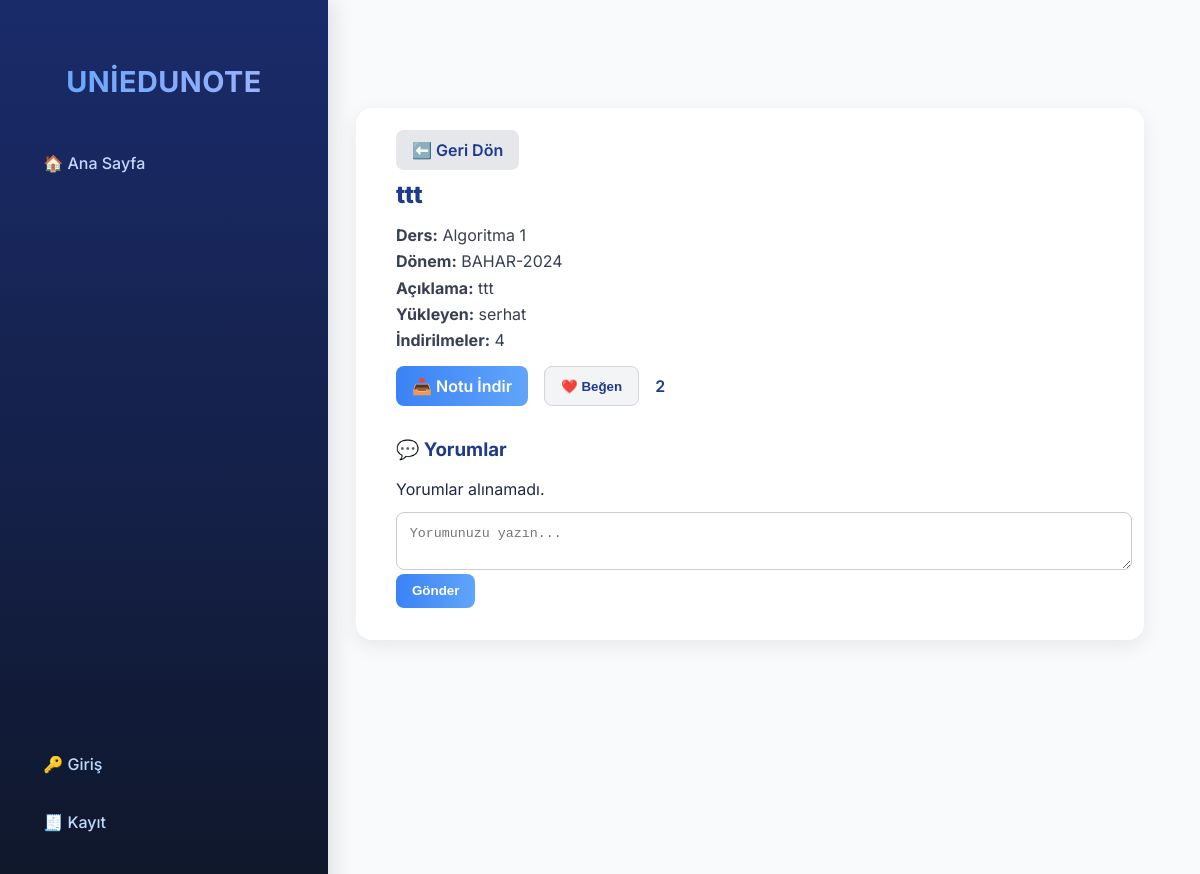
The page /notes/2/ on the database as committed earlier.
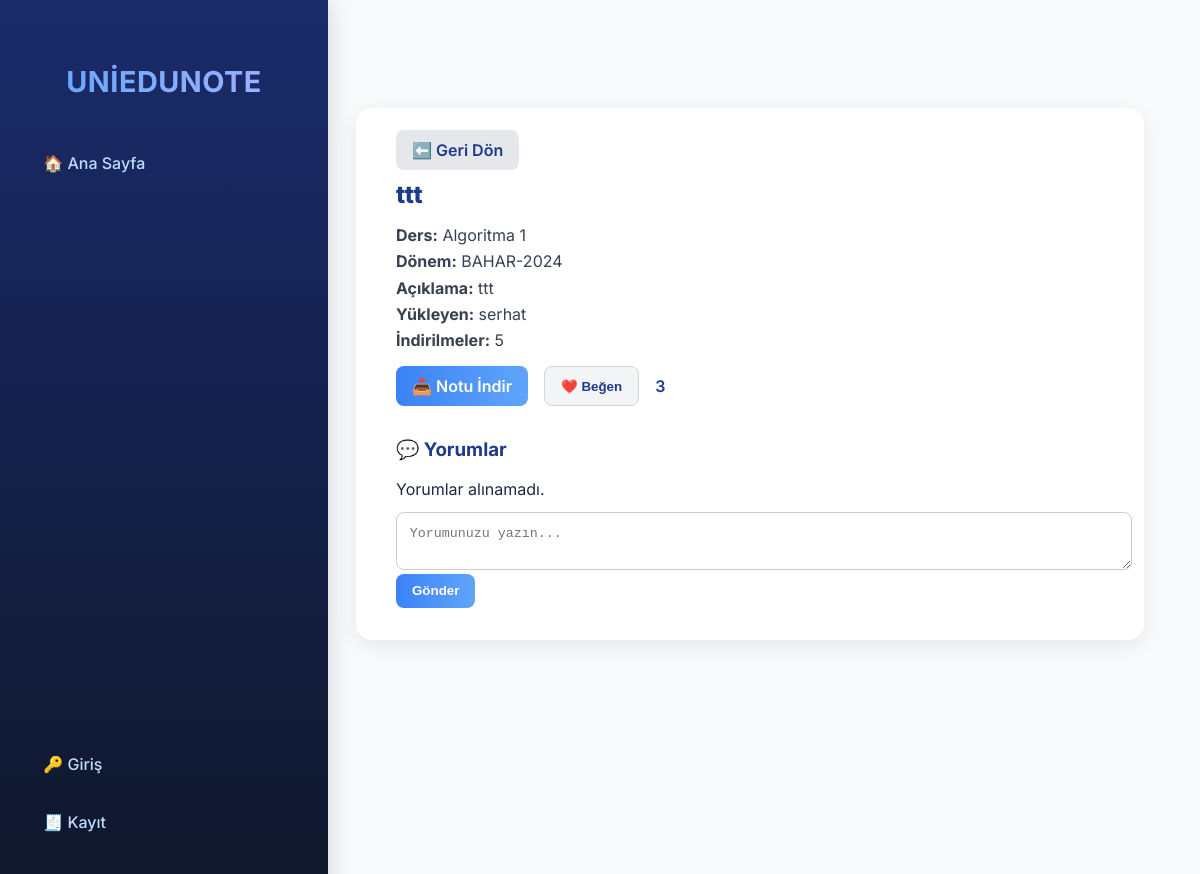
The same page on the database as committed later.
### notes/models.py (models this page shows, shortened)
class Note(models.Model):
    SEMESTER_CHOICES = [
        ('BAHAR-2024', 'Bahar 2024'),
        ('GÜZ-2024', 'Güz 2024'),
        ('BAHAR-2025', 'Bahar 2025'),
        ('GÜZ-2025', 'Güz 2025'),
    ]
    user = models.ForeignKey(User, on_delete=models.CASCADE)
    university = models.ForeignKey(University, on_delete=models.CASCADE)
    faculty = models.ForeignKey(Faculty, on_delete=models.CASCADE)
    department = models.ForeignKey(Department, on_delete=models.CASCADE)
    course = models.ForeignKey(Course, on_delete=models.CASCADE)
    semester = models.CharField(max_length=20, choices=SEMESTER_CHOICES)
    title = models.CharField(max_length=255)
    description = models.TextField(blank=True, null=True)
    file = models.FileField(upload_to='notes/')
    uploaded_at = models.DateTimeField(auto_now_add=True)
    download_count = models.IntegerField(default=0)
    likes = models.IntegerField(default=0)

### categories/models.py (models this page shows, shortened)
class Course(models.Model):
    department = models.ForeignKey(Department, on_delete=models.CASCADE, related_name="courses")
    name = models.CharField(max_length=255)

### users/models.py (models this page shows, shortened)
class User(AbstractUser):
    university = models.CharField(max_length=100, blank=True, null=True)
    points = models.IntegerField(default=0)

### notes/views.py (the view)
# urls.py: path('notes/<int:pk>/', note_detail, name='note_detail'),
def note_detail(request, pk):
    note = get_object_or_404(Note, pk=pk)
    return render(request, 'notes/note_detail.html', {'note': note})

### templates/notes/note_detail.html (shortened to what this page needs)
{% extends "base.html" %}
{% block content %}
<div class="note-detail-card">
  <a class="btn btn-back" href="{{ request.session.last_notes_list_url|default:'/notes/' }}">⬅️ Geri Dön</a>
  <h2>{{ note.title }}</h2>
  <div class="note-meta">
    <p><strong>Ders:</strong> {{ note.course.name }}</p>
    <p><strong>Dönem:</strong> {{ note.semester }}</p>
    <p><strong>Açıklama:</strong> {{ note.description|default:"-" }}</p>
    <p><strong>Yükleyen:</strong> {{ note.user.username }}</p>
    <p><strong>İndirilmeler:</strong> {{ note.download_count }}</p>
  </div>
  <div style="display:flex;gap:1rem;margin-top:1rem;flex-wrap:wrap;">
    <a href="{% url 'download_note' note.pk %}" class="btn btn-download">📥 Notu İndir</a>
    <button id="likeBtn" class="btn btn-like">❤️ Beğen</button>
    <span id="likeCount" style="align-self:center;color:#1e3a8a;font-weight:600;">{{ note.likes }}</span>
  </div>
  <div class="comments">
    <h3 style="color:#1e3a8a;margin-top:2rem;">💬 Yorumlar</h3>
    <div id="commentList"></div>
    <textarea id="commentText" placeholder="Yorumunuzu yazın..."></textarea>
    <button class="btn btn-download" id="sendComment">Gönder</button>
  </div>
</div>
{% endblock %}

Rows that differ between the two databases and show on the page:
changed Note "ttt": download_count "4" → "5"; likes "2" → "3"
